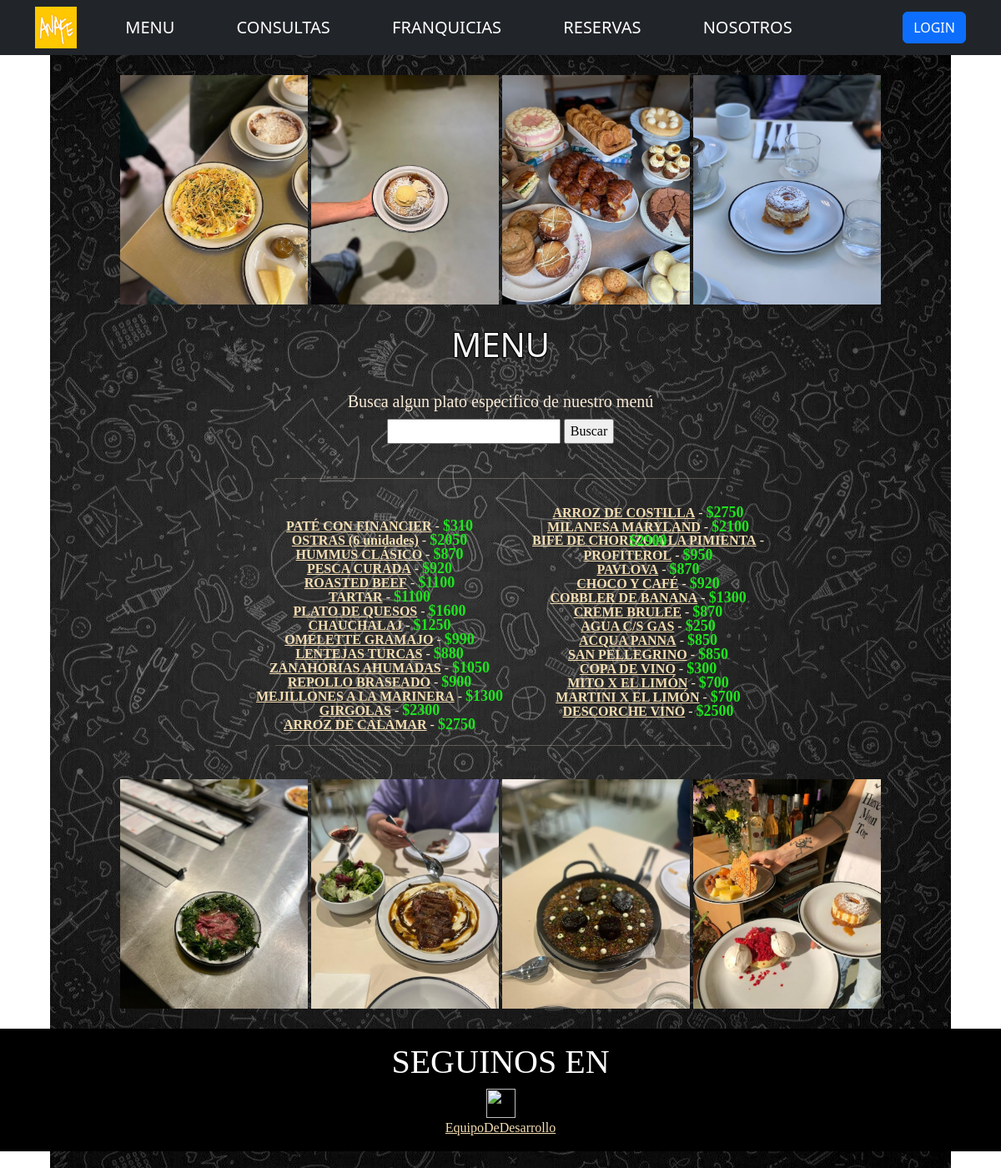
Page /App_Resto/menu-usuario/ on the earlier database version.
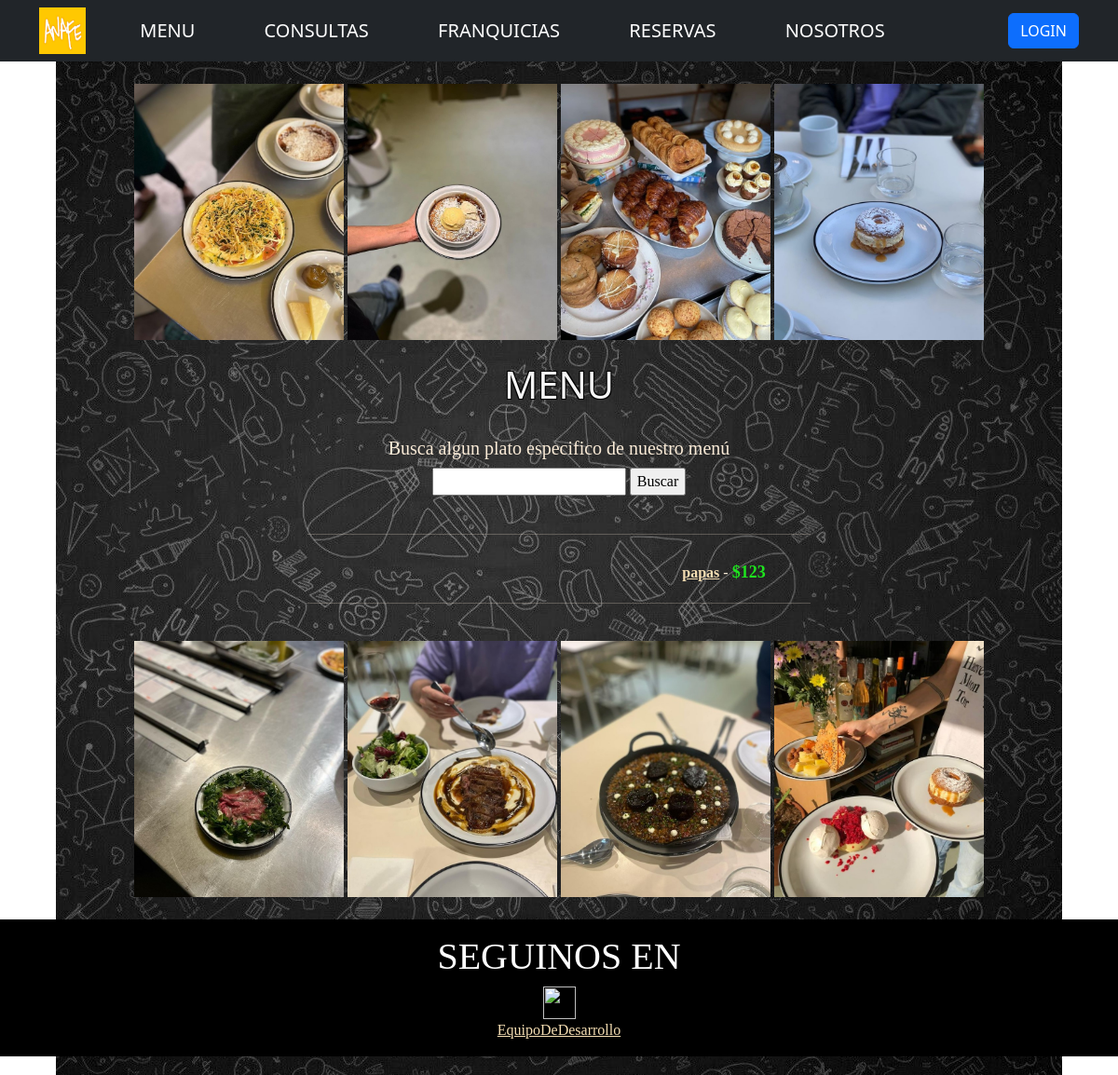
Same page on the later database version.
### App_Resto/models.py (models this page shows, shortened)
class Productos(models.Model):
    nombre = models.CharField(max_length=150)
    descripcion = models.CharField(max_length=150)
    precio = models.IntegerField()
    tipo = models.CharField(max_length=30)
    imagen = models.ImageField(upload_to='productos')
    class Meta():
        verbose_name = 'Producto'
        verbose_name_plural = 'Productos'

### App_Resto/views.py (the view)
# urls.py: path('menu-usuario/', menuUserListView.as_view(), name="MenuUsuario"),
class menuUserListView(ListView):
    model = Productos
    template_name = "menu-usuario.html"

### App_Resto/templates/menu-usuario.html (shortened to what this page needs)
{% extends 'padre.html' %}
{% load static %}
{% block bloqueQueCambia %}
<html>
        <head>
        </head>
          <body style ="margin-left: 10em; margin-right: 1em; ">
            <br>
            <div class="Collage effect-parent">
              <center>
                <img src="{% static 'assets/img/1.jpg' %}" width="225" height="275" >
                <img src="{% static 'assets/img/2.jpg' %}" width="225" height="275">
                <img src="{% static 'assets/img/3.jpg' %}" width="225" height="275">
                <img src="{% static 'assets/img/4.jpg' %}" width="225" height="275">
                </center>
            </div>
            <br>
            <center><h1 style="color: whitesmoke ;text-shadow: black 1px -1px, black -1px 1px, black 1px 1px, black -1px -1px;">MENU</h1>
            <div>
            <br>
            <center>
              <h5><font face="garamond">Busca algun plato especifico de nuestro menú</h5>
              <form action= "{% url 'Buscar' %}"  method="GET">{% csrf_token %}
                  <input type="text" name="prd">
                  <input type="submit" name="buscar" value= "Buscar">
              </form>
            </center>
            </div>
            <div>
                <br>
                <center><hr width="45%" color="black"  /></center>
                <br>
                <ul class="ul-kev" style="line-height: 0;">
                {% for producto in object_list %}
                <div><p style="line-height: 1">
                        <center><a href= "{% url 'MenuDetallar' producto.id %}"><spam style="font-weight: bold;"> {{producto.nombre}}</spam></a>  -  <spam style ="color: rgb(31, 228, 31); font-weight: bold; font-size: large;">${{producto.precio}}</spam>
                        </p>
                    </div>
                {% endfor %}
            </ul>
                <center><hr width="45%" color="black"  />
                <br>
            </div>
            <div class="Collage effect-parent">
            <center>
            <img src="{% static 'assets/img/5.jpg' %}" width="225" height="275">
            <img src="{% static 'assets/img/6.jpg' %}" width="225" height="275">
            <img src="{% static 'assets/img/7.jpg' %}" width="225" height="275">
            <img src="{% static 'assets/img/8.jpg' %}" width="225" height="275">
            </center>
            <br>
            </div>
        </body>
</html>
{% endblock bloqueQueCambia %}

Differences in the rows shown:
removed Productos: nombre "OSTRAS (6 unidades)", precio "2050"
removed Productos: nombre "HUMMUS CLÁSICO", precio "870"
removed Productos: nombre "PESCA CURADA", precio "920"
removed Productos: nombre "ROASTED BEEF", precio "1100"
removed Productos: nombre "TARTAR", precio "1100"
removed Productos: nombre "PLATO DE QUESOS", precio "1600"
removed Productos: nombre "CHAUCHALAJ", precio "1250"
removed Productos: nombre "OMELETTE GRAMAJO", precio "990"
removed Productos: nombre "LENTEJAS TURCAS", precio "880"
removed Productos: nombre "ZANAHORIAS AHUMADAS", precio "1050"
removed Productos: nombre "REPOLLO BRASEADO", precio "900"
removed Productos: nombre "MEJILLONES A LA MARINERA", precio "1300"
removed Productos: nombre "GIRGOLAS", precio "2300"
removed Productos: nombre "ARROZ DE CALAMAR", precio "2750"
removed Productos: nombre "ARROZ DE COSTILLA", precio "2750"
removed Productos: nombre "MILANESA MARYLAND", precio "2100"
removed Productos: nombre "BIFE DE CHORIZO A LA PIMIENTA", precio "2900"
removed Productos: nombre "PROFITEROL", precio "950"
removed Productos: nombre "PAVLOVA", precio "870"
removed Productos: nombre "CHOCO Y CAFÉ", precio "920"
removed Productos: nombre "COBBLER DE BANANA", precio "1300"
removed Productos: nombre "CREME BRULEE", precio "870"
removed Productos: nombre "AGUA C/S GAS", precio "250"
removed Productos: nombre "ACQUA PANNA", precio "850"
removed Productos: nombre "SAN PELLEGRINO", precio "850"
removed Productos: nombre "COPA DE VINO", precio "300"
removed Productos: nombre "MITO X EL LIMÓN", precio "700"
removed Productos: nombre "MARTINI X EL LIMÓN", precio "700"
removed Productos: nombre "DESCORCHE VINO", precio "2500"
changed Productos: nombre "PATÉ CON FINANCIER" → "papas"; precio "310" → "123"
